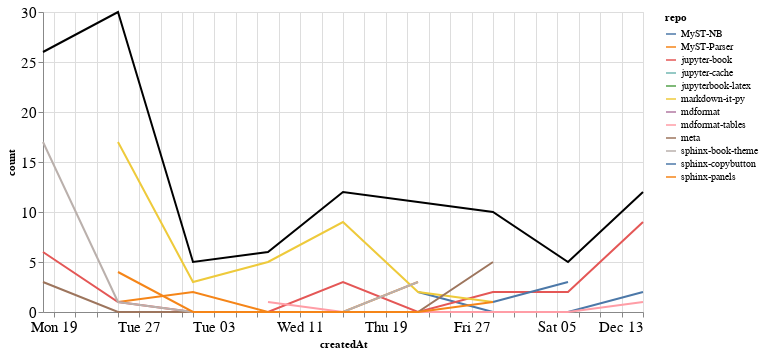

Source (notebook cell):
### Markdown cell above
### Comments

### Code cell
comments_time = comments.groupby('repo').resample('W', on='createdAt').count()['author'].reset_index()
comments_time = comments_time.rename(columns={'author': 'count'})
comments_time_total = comments_time.groupby('createdAt').agg({"count": "sum"}).reset_index()
ch1 = alt.Chart(comments_time, width=600).mark_line().encode(
    x='createdAt',
    y='count',
    color='repo',
    tooltip="repo"
)

ch2 = alt.Chart(comments_time_total, width=600).mark_line(color="black").encode(
    x='createdAt',
    y='count',
)

ch1 + ch2

### Figure 1 — Vega-Lite specification as saved in the notebook (floating-point values rounded to 4 significant figures)
{"config": {"axisLeft": {"labelFontSize": 15}, "axisBottom": {"labelFontSize": 15}}, "layer": [{"data": {"name": "data-c0be9f8ef3be992ca48419e3069c9bee"}, "mark": "line", "encoding": {"color": {"type": "nominal", "field": "repo"}, "tooltip": {"type": "nominal", "field": "repo"}, "x": {"type": "temporal", "field": "createdAt"}, "y": {"type": "quantitative", "field": "count"}}, "width": 600}, {"data": {"name": "data-9166a4898b3c03fd4dd40c65b2468167"}, "mark": {"type": "line", "color": "black"}, "encoding": {"x": {"type": "temporal", "field": "createdAt"}, "y": {"type": "quantitative", "field": "count"}}, "width": 600}], "$schema": "https://vega.github.io/schema/vega-lite/v4.8.1.json", "datasets": {"data-c0be9f8ef3be992ca48419e3069c9bee": [{"repo": "MyST-NB", "createdAt": "2020-11-22T00:00:00", "count": 2}, {"repo": "MyST-NB", "createdAt": "2020-11-29T00:00:00", "count": 0}, {"repo": "MyST-NB", "createdAt": "2020-12-06T00:00:00", "count": 0}, {"repo": "MyST-NB", "createdAt": "2020-12-13T00:00:00", "count": 2}, {"repo": "MyST-Parser", "createdAt": "2020-10-25T00:00:00", "count": 1}, {"repo": "MyST-Parser", "createdAt": "2020-11-01T00:00:00", "count": 2}, {"repo": "MyST-Parser", "createdAt": "2020-11-08T00:00:00", "count": 0}, {"repo": "MyST-Parser", "createdAt": "2020-11-15T00:00:00", "count": 0}, {"repo": "MyST-Parser", "createdAt": "2020-11-22T00:00:00", "count": 3}, {"repo": "jupyter-book", "createdAt": "2020-10-18T00:00:00", "count": 6}, {"repo": "jupyter-book", "createdAt": "2020-10-25T00:00:00", "count": 1}, {"repo": "jupyter-book", "createdAt": "2020-11-01T00:00:00", "count": 0}, {"repo": "jupyter-book", "createdAt": "2020-11-08T00:00:00", "count": 0}, {"repo": "jupyter-book", "createdAt": "2020-11-15T00:00:00", "count": 3}, {"repo": "jupyter-book", "createdAt": "2020-11-22T00:00:00", "count": 0}, {"repo": "jupyter-book", "createdAt": "2020-11-29T00:00:00", "count": 2}, {"repo": "jupyter-book", "createdAt": "2020-12-06T00:00:00", "count": 2}, {"repo": "jupyter-book", "createdAt": "2020-12-13T00:00:00", "count": 9}, {"repo": "jupyter-cache", "createdAt": "2020-11-22T00:00:00", "count": 1}, {"repo": "jupyterbook-latex", "createdAt": "2020-10-25T00:00:00", "count": 1}, {"repo": "markdown-it-py", "createdAt": "2020-10-25T00:00:00", "count": 17}, {"repo": "markdown-it-py", "createdAt": "2020-11-01T00:00:00", "count": 3}, {"repo": "markdown-it-py", "createdAt": "2020-11-08T00:00:00", "count": 5}, {"repo": "markdown-it-py", "createdAt": "2020-11-15T00:00:00", "count": 9}, {"repo": "markdown-it-py", "createdAt": "2020-11-22T00:00:00", "count": 2}, {"repo": "markdown-it-py", "createdAt": "2020-11-29T00:00:00", "count": 1}, {"repo": "mdformat", "createdAt": "2020-10-25T00:00:00", "count": 5}, {"repo": "mdformat-tables", "createdAt": "2020-11-08T00:00:00", "count": 1}, {"repo": "mdformat-tables", "createdAt": "2020-11-15T00:00:00", "count": 0}, {"repo": "mdformat-tables", "createdAt": "2020-11-22T00:00:00", "count": 0}, {"repo": "mdformat-tables", "createdAt": "2020-11-29T00:00:00", "count": 0}, {"repo": "mdformat-tables", "createdAt": "2020-12-06T00:00:00", "count": 0}, {"repo": "mdformat-tables", "createdAt": "2020-12-13T00:00:00", "count": 1}, {"repo": "meta", "createdAt": "2020-10-18T00:00:00", "count": 3}, {"repo": "meta", "createdAt": "2020-10-25T00:00:00", "count": 0}, {"repo": "meta", "createdAt": "2020-11-01T00:00:00", "count": 0}, {"repo": "meta", "createdAt": "2020-11-08T00:00:00", "count": 0}, {"repo": "meta", "createdAt": "2020-11-15T00:00:00", "count": 0}, {"repo": "meta", "createdAt": "2020-11-22T00:00:00", "count": 0}, {"repo": "meta", "createdAt": "2020-11-29T00:00:00", "count": 5}, {"repo": "sphinx-book-theme", "createdAt": "2020-10-18T00:00:00", "count": 17}, {"repo": "sphinx-book-theme", "createdAt": "2020-10-25T00:00:00", "count": 1}, {"repo": "sphinx-book-theme", "createdAt": "2020-11-01T00:00:00", "count": 0}, {"repo": "sphinx-book-theme", "createdAt": "2020-11-08T00:00:00", "count": 0}, {"repo": "sphinx-book-theme", "createdAt": "2020-11-15T00:00:00", "count": 0}, {"repo": "sphinx-book-theme", "createdAt": "2020-11-22T00:00:00", "count": 3}, {"repo": "sphinx-copybutton", "createdAt": "2020-11-29T00:00:00", "count": 1}, {"repo": "sphinx-copybutton", "createdAt": "2020-12-06T00:00:00", "count": 3}, {"repo": "sphinx-panels", "createdAt": "2020-10-25T00:00:00", "count": 4}, {"repo": "sphinx-panels", "createdAt": "2020-11-01T00:00:00", "count": 0}, {"repo": "sphinx-panels", "createdAt": "2020-11-08T00:00:00", "count": 0}, {"repo": "sphinx-panels", "createdAt": "2020-11-15T00:00:00", "count": 0}, {"repo": "sphinx-panels", "createdAt": "2020-11-22T00:00:00", "count": 0}, {"repo": "sphinx-panels", "createdAt": "2020-11-29T00:00:00", "count": 1}], "data-9166a4898b3c03fd4dd40c65b2468167": [{"createdAt": "2020-10-18T00:00:00", "count": 26}, {"createdAt": "2020-10-25T00:00:00", "count": 30}, {"createdAt": "2020-11-01T00:00:00", "count": 5}, {"createdAt": "2020-11-08T00:00:00", "count": 6}, {"createdAt": "2020-11-15T00:00:00", "count": 12}, {"createdAt": "2020-11-22T00:00:00", "count": 11}, {"createdAt": "2020-11-29T00:00:00", "count": 10}, {"createdAt": "2020-12-06T00:00:00", "count": 5}, {"createdAt": "2020-12-13T00:00:00", "count": 12}]}}
